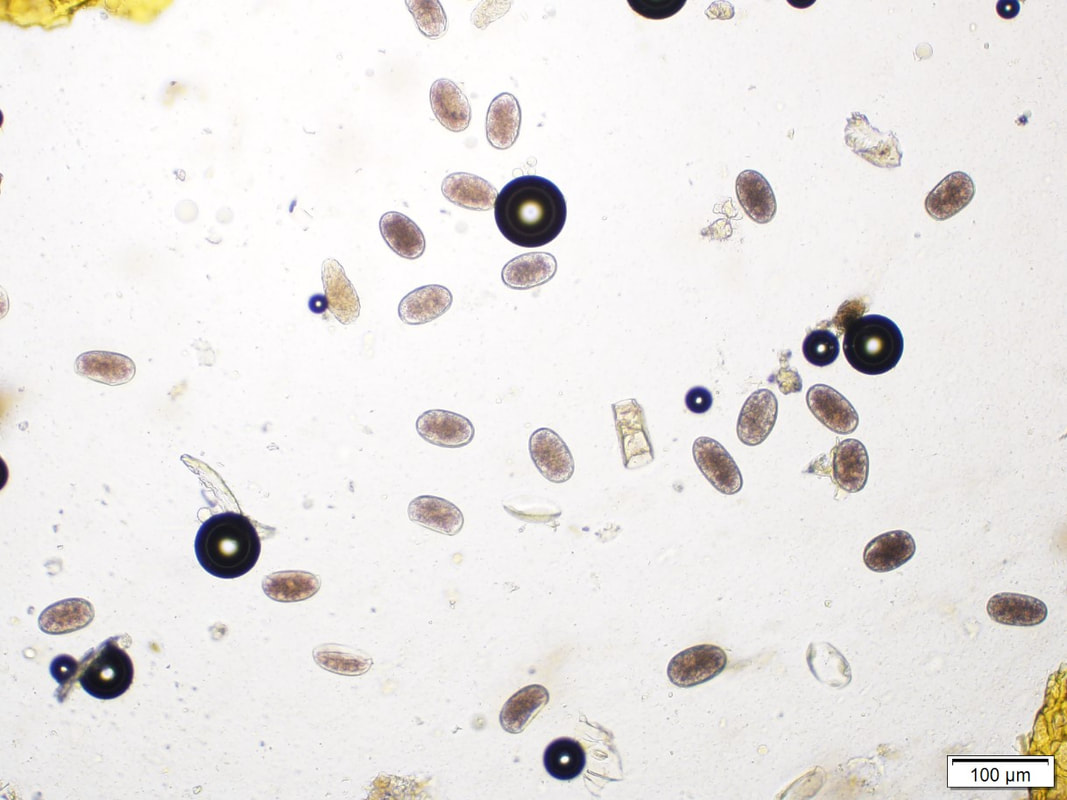
#> input picture unlabeled3.jpeg, 1067 x 800 px, given in place of unlabeled3.jpg, which was not available
$ python main.py
#> lines starting #> are read from the running program, lines starting #| are printed output that depends on the picture; after the words box and inside, x2 and y2 are one past the last pixel; in counts of white or black regions, pixels touching at a corner belong together; pictures that were not available may be replaced by others from this repository, and a replacement may not be noted
### imageHelper.py
import cv2

import numpy as np


def pad(array):
    # Pad the input array with one layer of zeros around it
    padVal = 64
    if len(array.shape) == 2:
        padded_array = np.pad(array, pad_width=padVal, mode='constant', constant_values=255)
    else:
        pad_width = ((padVal,padVal),(padVal,padVal),(0,0))
        padded_array = np.pad(array, pad_width=pad_width, mode='constant', constant_values=255)

    return padded_array

def pad_all(arrayList):
    return [pad(array) for array in arrayList]

# Example usage:
#input_array = np.array([[1, 2], [3, 4]])
#output_array = pad_with_zeros(input_array)
#print(output_array)

### ellipseDetector.py
import numpy as np
import cv2
import math
import random

class ellipseDetector:

    def __init__(self, ):
        pass

    # [71 lines left out: functions assessEllipse, distPoint_Ellipse, fitEllipse_RANSAC, fitEllipse_Polygon, not called in this run]


### main.py
import cv2, sys
import numpy as np
from imageHelper import pad, pad_all

from ellipseDetector import ellipseDetector

def getBestEllipse(ellipseHelper, Contour):
    return ellipseHelper.fitEllipse_Polygon(Contour)

def getBinaryThreshold(gray_image, threshold):
    #OTSU METHOD
    #return cv2.threshold(gray_image, 0, 255, cv2.THRESH_BINARY+cv2.THRESH_OTSU)[1]

    #TRADITIONAL METHOD
    return cv2.threshold(gray_image, threshold, 255, cv2.THRESH_BINARY)[1]


def main():
    saveImages = True
    displayImages = True


    fileName = "unlabeled3.jpg"
    thresh = 210

    for i in range(0, len(sys.argv)):
        if (sys.argv[i] == "-f"):
            fileName = sys.argv[i+1]
        elif (sys.argv[i] == "-t"):
            thresh = int(sys.argv[i+1])

    im_gray = cv2.imread(fileName, cv2.IMREAD_GRAYSCALE)
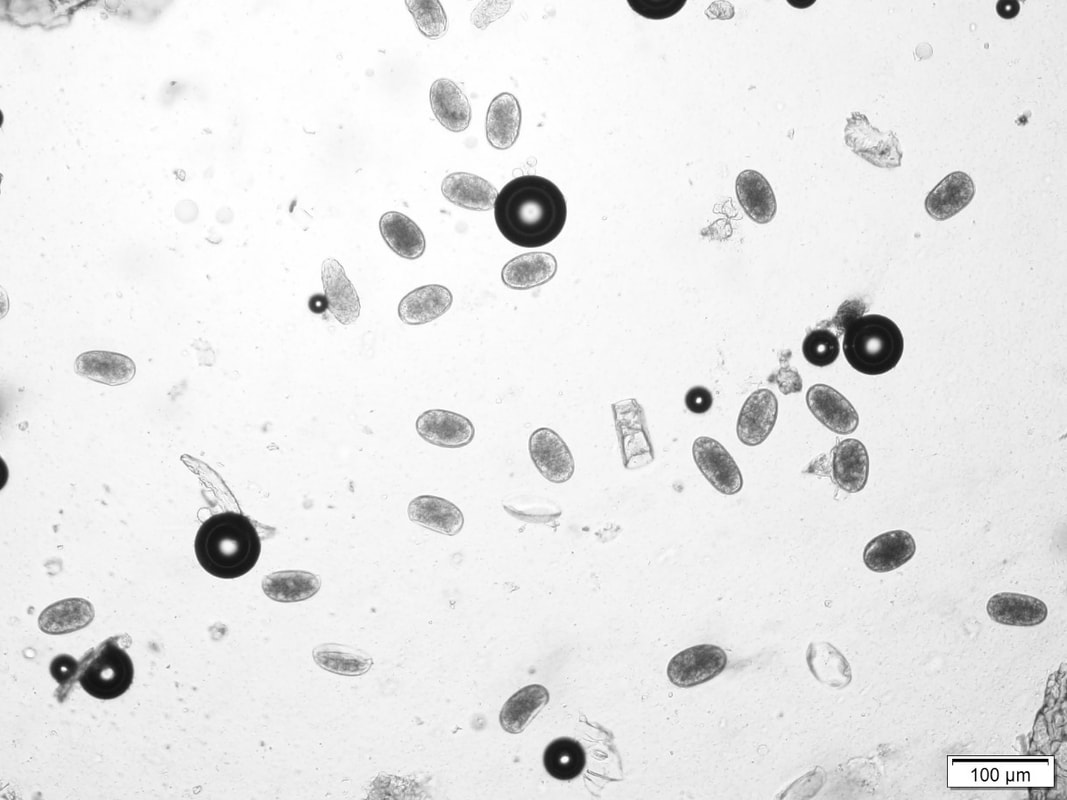
#> im_gray: shape (800, 1067); min 0, max 255, mean 231.7

    binary = getBinaryThreshold(im_gray, thresh)
#> in getBinaryThreshold, `return cv2.threshold(gray_image, threshold, 255, cv2.THRESH_BINARY)[1]`:
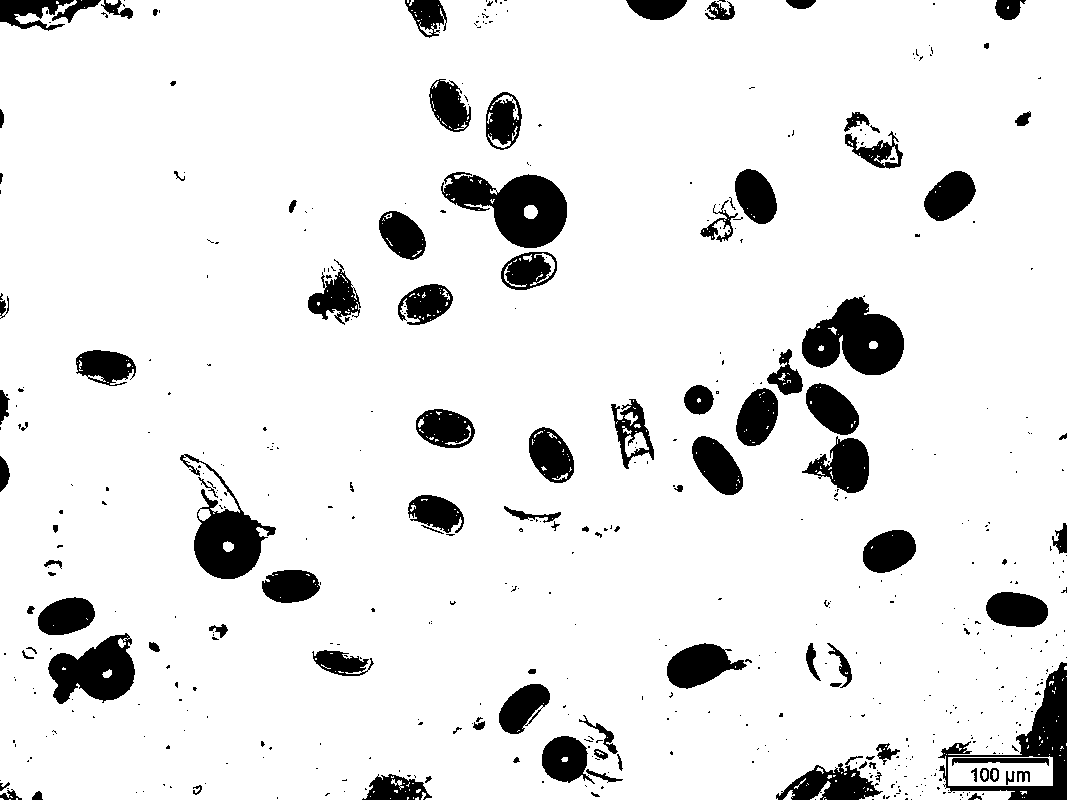
#> returned value: shape (800, 1067); 90.6% white; 524 black regions (414 under 20 px), largest, box (x1, y1, x2, y2) and area: (441, 172, 567, 248) 5450, (802, 297, 904, 375) 5055, (938, 662, 1067, 800) 4684


    #Otsu Test Can Be Implemented to Guess Threshold Values#
    #


    contourImage = cv2.imread(fileName)
#> contourImage is the input picture: shape (800, 1067, 3); mean B, G, R 229.4, 231, 233.9
    ellipseImage = cv2.imread(fileName)

    #print(binary.shape)
    #print(contourImage.shape)
    #print(contourImage)

    im_gray, binary, contourImage, ellipseImage = pad_all([im_gray, binary, contourImage, ellipseImage])
#> in pad, `padded_array = np.pad(array, pad_width=padVal, mode='constant', consta..`:
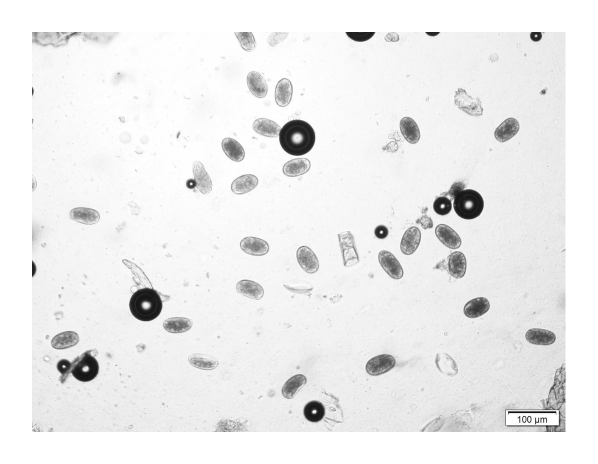
#> padded_array: shape (928, 1195) (shown at 1/2 size); min 0, max 255, mean 237.1
#> in pad (call 2), `padVal = 64`: padVal = 64
#> in pad (call 2), `padded_array = np.pad(array, pad_width=padVal, mode='constant', consta..`:
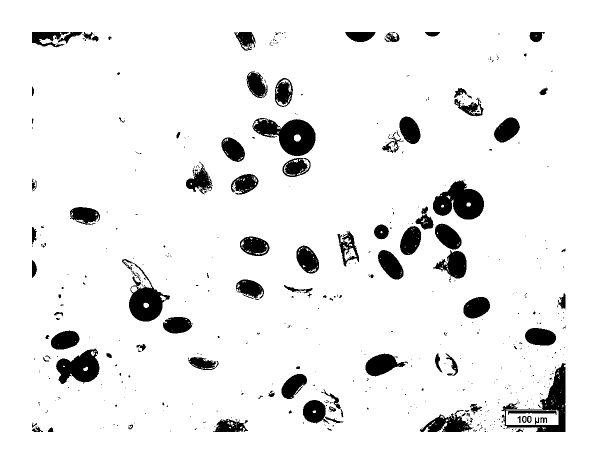
#> padded_array: shape (928, 1195) (shown at 1/2 size); 92.8% white; 524 black regions (414 under 20 px)
#> in pad (call 3), `pad_width = ((padVal,padVal),(padVal,padVal),(0,0))`: pad_width = ((64, 64), (64, 64), (0, 0))
#> in pad (call 3), `padded_array = np.pad(array, pad_width=pad_width, mode='constant', con..`:
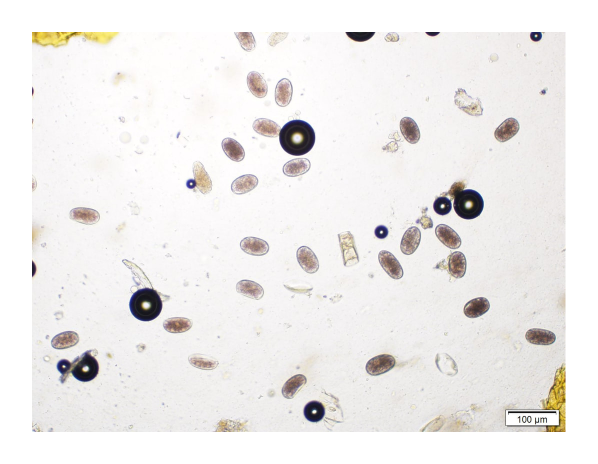
#> padded_array: shape (928, 1195, 3) (shown at 1/2 size); mean B, G, R 235.3, 236.5, 238.7

    if (saveImages): cv2.imwrite("imThresh.png", binary)

    #print(binary)
    #print(binary.shape, contourImage.shape)

    contours = cv2.findContours(binary, cv2.RETR_TREE, cv2.CHAIN_APPROX_SIMPLE)[0]
#> contours = 956 contours, 796 with area under 20; largest, box (x1, y1, x2, y2) and area: (0, 0, 1195, 928) 1106838, (1001, 725, 1132, 865) 8161, (504, 235, 632, 313) 5886, (865, 360, 969, 440) 5346, (247, 517, 341, 644) 4420
    #Filter Contour Areas

    cv2.drawContours(contourImage, contours, -1, (0,0,0), 3)
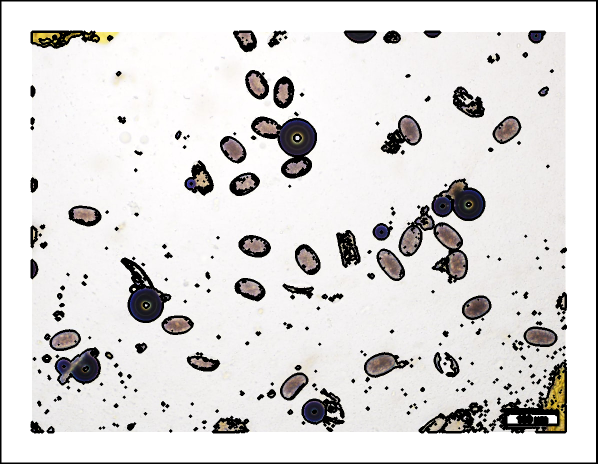
#> contourImage: shape (928, 1195, 3) (shown at 1/2 size); 8.12% of pixels changed, all inside (x1, y1, x2, y2) = (0, 0, 1195, 928)
    if (saveImages): cv2.imwrite("imContours.png", contourImage);

    #print("savedContours");
    #print(len(contours));

    num_eggs = 0

    ellipseHelper = ellipseDetector()
    for contour in contours:
        if len(contour)>=5:
            bestEllipse = getBestEllipse(ellipseHelper, contour)
            if not bestEllipse == None:
                cv2.ellipse(ellipseImage, bestEllipse, (0,0,255), 3)
                num_eggs+=1
#> this loop made 4 passes
#> contour on passes 1 to 3: [[0, 0], [0, 927], [1194, 927], [1194, 0]], [[1023, 863], [1024, 862], [1025, 863], [1024, 864]], [[974, 863], [975, 862], [976, 863], [975, 864]]
#> after the loop, num_eggs = 0

    cv2.imwrite("imParasites.png", ellipseImage);
    print("Seen: %d" % num_eggs)
    print("Eggs Per Gram: %d" % (num_eggs * 50))


if __name__=="__main__":
#> (the run stopped early here; a loop or call above may not have finished)
